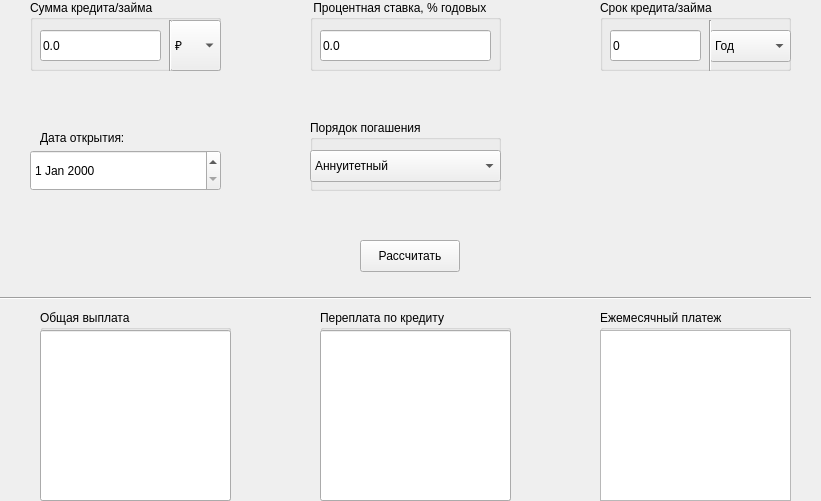
<?xml version="1.0" encoding="UTF-8"?>
<ui version="4.0">
 <class>credit</class>
 <widget class="QWidget" name="credit">
  <property name="geometry">
   <rect>
    <x>0</x>
    <y>0</y>
    <width>821</width>
    <height>501</height>
   </rect>
  </property>
  <property name="windowTitle">
   <string>Form</string>
  </property>
  <widget class="QGroupBox" name="groupBox">
   <property name="geometry">
    <rect>
     <x>30</x>
     <y>0</y>
     <width>191</width>
     <height>71</height>
    </rect>
   </property>
   <property name="title">
    <string>Сумма кредита/займа</string>
   </property>
   <widget class="QComboBox" name="comboBox">
    <property name="geometry">
     <rect>
      <x>140</x>
      <y>20</y>
      <width>51</width>
      <height>51</height>
     </rect>
    </property>
    <item>
     <property name="text">
      <string>₽</string>
     </property>
    </item>
    <item>
     <property name="text">
      <string>$</string>
     </property>
    </item>
    <item>
     <property name="text">
      <string>€</string>
     </property>
    </item>
   </widget>
   <widget class="QLineEdit" name="sum_credit">
    <property name="geometry">
     <rect>
      <x>10</x>
      <y>30</y>
      <width>121</width>
      <height>31</height>
     </rect>
    </property>
    <property name="text">
     <string>0.0</string>
    </property>
   </widget>
   <widget class="Line" name="line">
    <property name="geometry">
     <rect>
      <x>130</x>
      <y>20</y>
      <width>20</width>
      <height>51</height>
     </rect>
    </property>
    <property name="orientation">
     <enum>Qt::Vertical</enum>
    </property>
   </widget>
  </widget>
  <widget class="QGroupBox" name="groupBox_2">
   <property name="geometry">
    <rect>
     <x>310</x>
     <y>0</y>
     <width>191</width>
     <height>71</height>
    </rect>
   </property>
   <property name="title">
    <string> Процентная ставка, % годовых</string>
   </property>
   <widget class="QLineEdit" name="procent">
    <property name="geometry">
     <rect>
      <x>10</x>
      <y>30</y>
      <width>171</width>
      <height>31</height>
     </rect>
    </property>
    <property name="text">
     <string>0.0</string>
    </property>
   </widget>
  </widget>
  <widget class="QGroupBox" name="groupBox_3">
   <property name="geometry">
    <rect>
     <x>600</x>
     <y>0</y>
     <width>191</width>
     <height>71</height>
    </rect>
   </property>
   <property name="title">
    <string>Срок кредита/займа</string>
   </property>
   <widget class="QLineEdit" name="time">
    <property name="geometry">
     <rect>
      <x>10</x>
      <y>30</y>
      <width>91</width>
      <height>31</height>
     </rect>
    </property>
    <property name="text">
     <string>0</string>
    </property>
   </widget>
   <widget class="QComboBox" name="comboBox_2">
    <property name="geometry">
     <rect>
      <x>110</x>
      <y>30</y>
      <width>81</width>
      <height>32</height>
     </rect>
    </property>
    <item>
     <property name="text">
      <string>Год</string>
     </property>
    </item>
    <item>
     <property name="text">
      <string>Месяц</string>
     </property>
    </item>
   </widget>
   <widget class="Line" name="line_2">
    <property name="geometry">
     <rect>
      <x>100</x>
      <y>20</y>
      <width>20</width>
      <height>51</height>
     </rect>
    </property>
    <property name="orientation">
     <enum>Qt::Vertical</enum>
    </property>
   </widget>
  </widget>
  <widget class="QGroupBox" name="groupBox_5">
   <property name="geometry">
    <rect>
     <x>310</x>
     <y>120</y>
     <width>191</width>
     <height>71</height>
    </rect>
   </property>
   <property name="title">
    <string>Порядок погашения</string>
   </property>
   <widget class="QComboBox" name="comboBox_3">
    <property name="geometry">
     <rect>
      <x>0</x>
      <y>30</y>
      <width>191</width>
      <height>32</height>
     </rect>
    </property>
    <item>
     <property name="text">
      <string>Аннуитетный</string>
     </property>
    </item>
    <item>
     <property name="text">
      <string>Дифференуированный</string>
     </property>
    </item>
   </widget>
  </widget>
  <widget class="Line" name="line_3">
   <property name="geometry">
    <rect>
     <x>-10</x>
     <y>290</y>
     <width>821</width>
     <height>16</height>
    </rect>
   </property>
   <property name="orientation">
    <enum>Qt::Horizontal</enum>
   </property>
  </widget>
  <widget class="QGroupBox" name="groupBox_7">
   <property name="geometry">
    <rect>
     <x>40</x>
     <y>310</y>
     <width>191</width>
     <height>191</height>
    </rect>
   </property>
   <property name="title">
    <string>Общая выплата</string>
   </property>
   <widget class="QLineEdit" name="all_gived">
    <property name="geometry">
     <rect>
      <x>0</x>
      <y>20</y>
      <width>191</width>
      <height>171</height>
     </rect>
    </property>
   </widget>
  </widget>
  <widget class="QGroupBox" name="groupBox_8">
   <property name="geometry">
    <rect>
     <x>320</x>
     <y>310</y>
     <width>191</width>
     <height>191</height>
    </rect>
   </property>
   <property name="title">
    <string>Переплата по кредиту</string>
   </property>
   <widget class="QLineEdit" name="gived_more">
    <property name="geometry">
     <rect>
      <x>0</x>
      <y>20</y>
      <width>191</width>
      <height>171</height>
     </rect>
    </property>
   </widget>
  </widget>
  <widget class="QGroupBox" name="groupBox_9">
   <property name="geometry">
    <rect>
     <x>600</x>
     <y>310</y>
     <width>191</width>
     <height>191</height>
    </rect>
   </property>
   <property name="title">
    <string>Ежемесячный платеж</string>
   </property>
   <widget class="QTextEdit" name="sum_per_mouth">
    <property name="geometry">
     <rect>
      <x>0</x>
      <y>20</y>
      <width>191</width>
      <height>171</height>
     </rect>
    </property>
    <property name="html">
     <string>&lt;!DOCTYPE HTML PUBLIC &quot;-//W3C//DTD HTML 4.0//EN&quot; &quot;http://www.w3.org/TR/REC-html40/strict.dtd&quot;&gt;
&lt;html&gt;&lt;head&gt;&lt;meta name=&quot;qrichtext&quot; content=&quot;1&quot; /&gt;&lt;meta charset=&quot;utf-8&quot; /&gt;&lt;style type=&quot;text/css&quot;&gt;
p, li { white-space: pre-wrap; }
&lt;/style&gt;&lt;/head&gt;&lt;body style=&quot; font-family:'.AppleSystemUIFont'; font-size:13pt; font-weight:400; font-style:normal;&quot;&gt;
&lt;p style=&quot;-qt-paragraph-type:empty; margin-top:0px; margin-bottom:0px; margin-left:0px; margin-right:0px; -qt-block-indent:0; text-indent:0px;&quot;&gt;&lt;br /&gt;&lt;/p&gt;&lt;/body&gt;&lt;/html&gt;</string>
    </property>
   </widget>
  </widget>
  <widget class="QPushButton" name="pushButton">
   <property name="geometry">
    <rect>
     <x>360</x>
     <y>240</y>
     <width>100</width>
     <height>32</height>
    </rect>
   </property>
   <property name="text">
    <string>Рассчитать</string>
   </property>
  </widget>
  <widget class="QDateEdit" name="open_date">
   <property name="geometry">
    <rect>
     <x>30</x>
     <y>150</y>
     <width>191</width>
     <height>41</height>
    </rect>
   </property>
  </widget>
  <widget class="QLabel" name="label">
   <property name="geometry">
    <rect>
     <x>40</x>
     <y>130</y>
     <width>121</width>
     <height>16</height>
    </rect>
   </property>
   <property name="text">
    <string>Дата открытия:</string>
   </property>
  </widget>
 </widget>
 <resources/>
 <connections/>
</ui>
